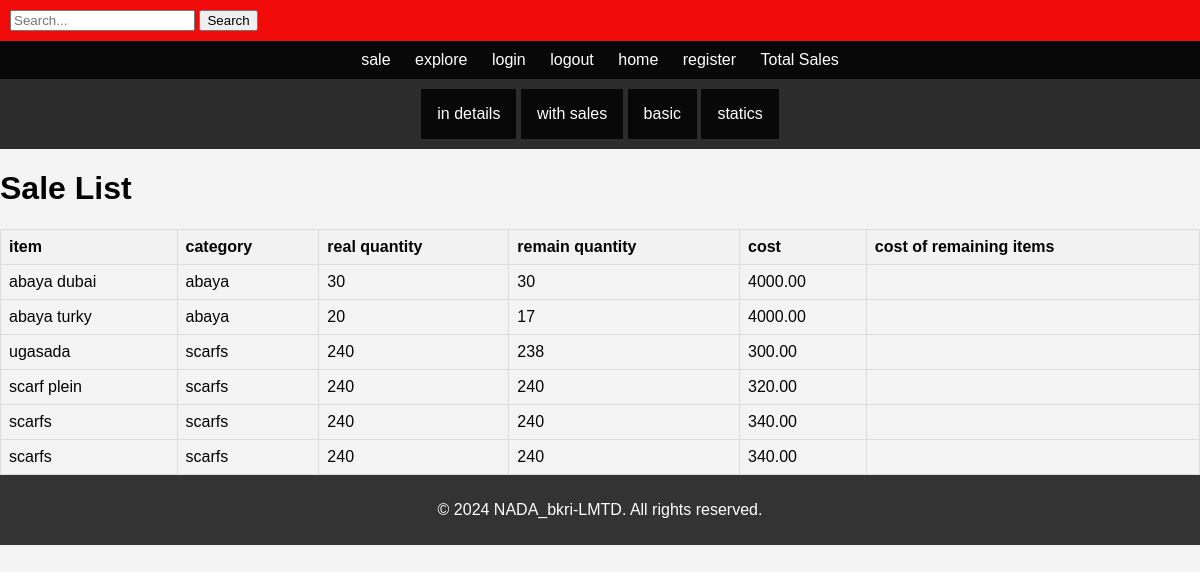
Page /list_product/ on the earlier database version.
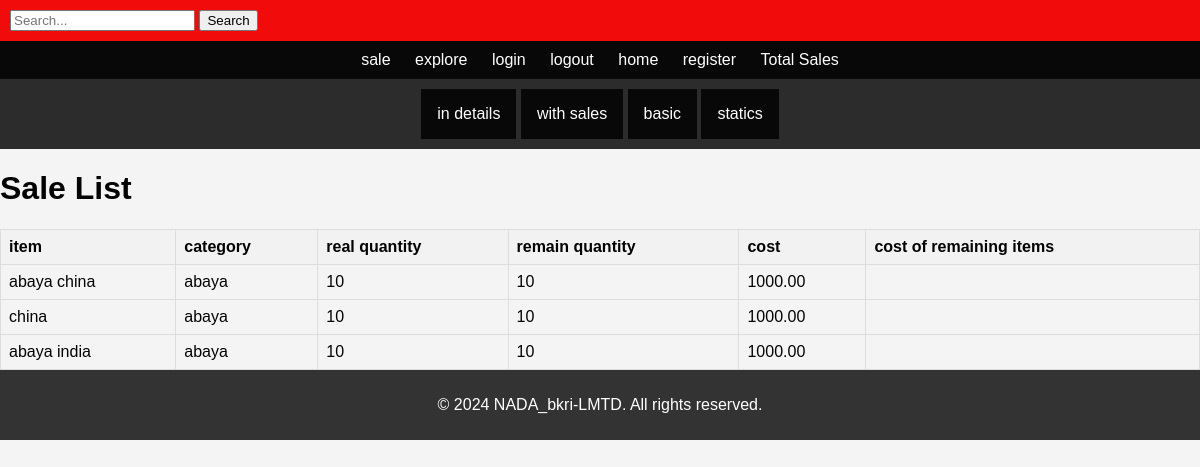
Same page on the later database version.
### prd/models.py (models this page shows, shortened)
class Product(models.Model):
    name = models.CharField(max_length=255, unique=True)
    category = models.ForeignKey(Category, on_delete=models.CASCADE)
    description = models.TextField(blank=True, null=True)
    price = models.DecimalField(max_digits=10, decimal_places=2)
    first_quantity = models.PositiveIntegerField(default=0)
    quantity_available = models.PositiveIntegerField(default=0)
    customer_name = models.CharField(max_length=255, blank=True)
    is_loan = models.BooleanField(default=False)

class Category(models.Model):
    name = models.CharField(max_length=255, unique=True)
    def __str__(self):
        return self.name

### staf/views.py (the view)
# urls.py: path('list_product/', views.list_product, name='list_product'),
def list_product(request):
    prod = Product.objects.all()
    sale = Sale.objects.all()
    return render(request, 'prd/all.html',{'prod':prod,'sale':sale})

### prd/templates/prd/all.html (shortened to what this page needs)
{% extends 'base.html' %}
{% block content %}
<h1>Sale List</h1>
<table border="1">
    <thead>
        <tr>
            <th>item</th>
            <th>category</th>
            <th>real quantity</th>
            <th>remain quantity</th>
            <th>cost</th>
            <th>cost of remaining items</th>
        </tr>
    </thead>
    <tbody>
        {% for sale in prod %}
        <tr>
            <td>{{ sale.name }}</td>
            <td>{{ sale.category }}</td>
            <td>{{ sale.first_quantity }}</td>
            <td>{{ sale.quantity_available }}</td>
            <td>{{ sale.price }}</td>
            <td>{{ sale.sale.quantity_sold }}</td>
        </tr>
        {% endfor %}
    </tbody>
</table>
{% endblock %}

Differences in the rows shown:
removed Product: name "scarf plein", category "scarfs", first_quantity "240", quantity_available "240", price "320.00"
removed Product: name "scarfs", category "scarfs", first_quantity "240", quantity_available "240", price "340.00"
removed Product: name "scarfs", category "scarfs", first_quantity "240", quantity_available "240", price "340.00"
changed Product: name "abaya dubai" → "abaya china"; first_quantity "30" → "10"; quantity_available "30" → "10"; price "4000.00" → "1000.00"
changed Product: name "abaya turky" → "china"; first_quantity "20" → "10"; quantity_available "17" → "10"; price "4000.00" → "1000.00"
changed Product: name "ugasada" → "abaya india"; category "scarfs" → "abaya"; first_quantity "240" → "10"; quantity_available "238" → "10"; price "300.00" → "1000.00"
